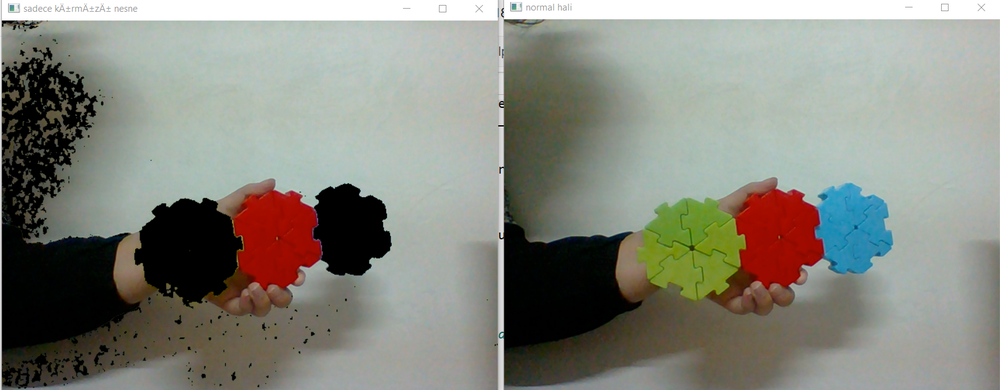
#> input picture odev2_sonuc.PNG, 1000 x 390 px, shrunk from 1613 x 629 before the run, given in place of the camera
$ python goruntu_isleme_odev2.py
#> lines starting #> are read from the running program, lines starting #| are printed output that depends on the picture; after the words box and inside, x2 and y2 are one past the last pixel; in counts of white or black regions, pixels touching at a corner belong together
#!/usr/bin/env python
# coding: utf-8

# In[4]:


import cv2
import numpy as np


camera = cv2.VideoCapture(0)

while True:
    # Video akışından kare alma
    ret, frame = camera.read()
#> frame is the input picture: shape (390, 1000, 3); mean B, G, R 126.6, 135.9, 134.7

    #  HSV renk uzayına çevirme
    hsv_frame = cv2.cvtColor(frame, cv2.COLOR_BGR2HSV)
#> hsv_frame: shape (390, 1000, 3); mean H, S, V 47.6, 50.9, 142.8

    # Kırmızı renk aralığı
    red_lower = np.array([0, 100, 100])
    red_upper = np.array([10, 255, 255])

    # Yeşil renk aralığı
    green_lower = np.array([30, 40, 40])
    green_upper = np.array([80, 255, 255])

    # Mavi renk aralığı
    blue_lower = np.array([90, 50, 50])
    blue_upper = np.array([120, 255, 255])

    #  maskeleme
    red_mask = cv2.inRange(hsv_frame, red_lower, red_upper)
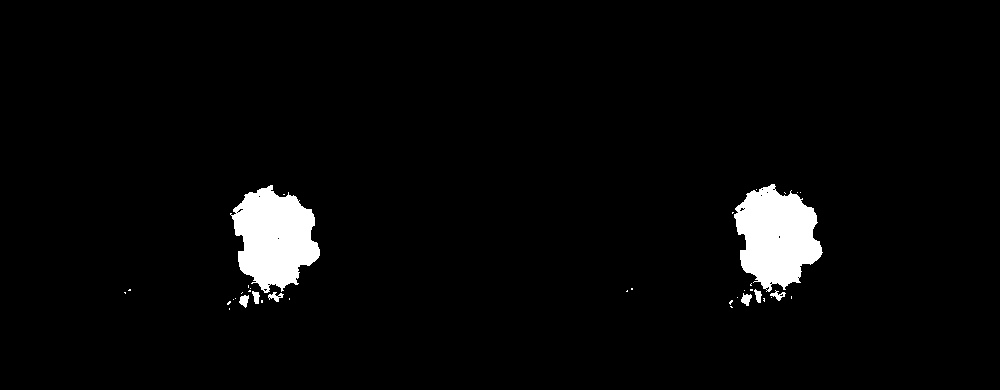
#> red_mask: shape (390, 1000); 3.4% white; 37 white regions (29 under 20 px), largest, box (x1, y1, x2, y2) and area: (734, 184, 823, 292) 6371, (230, 185, 320, 293) 6363, (741, 293, 752, 306) 87
    green_mask = cv2.inRange(hsv_frame, green_lower, green_upper)
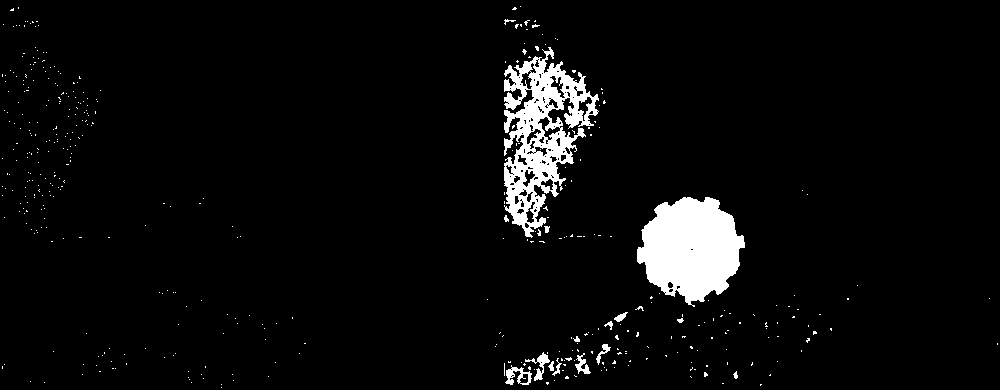
#> green_mask: shape (390, 1000); 4.6% white; 432 white regions (416 under 20 px), largest, box (x1, y1, x2, y2) and area: (637, 197, 745, 307) 8133, (504, 47, 599, 238) 7648, (505, 365, 532, 385) 250
    blue_mask = cv2.inRange(hsv_frame, blue_lower, blue_upper)
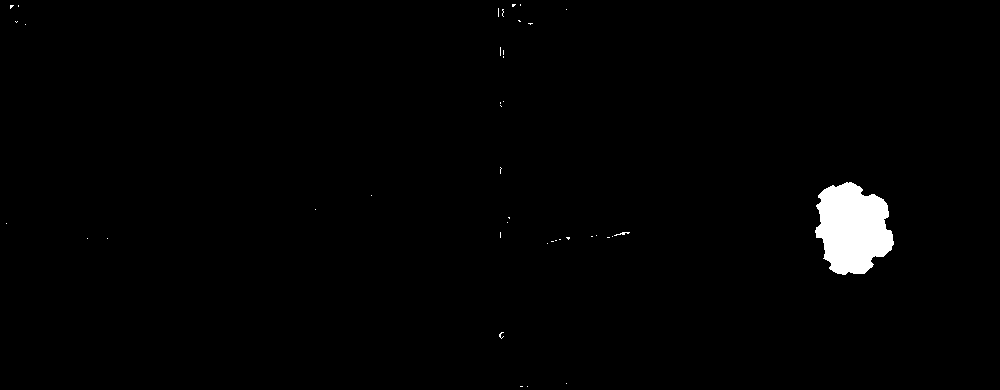
#> blue_mask: shape (390, 1000); 1.4% white; 41 white regions (39 under 20 px), largest, box (x1, y1, x2, y2) and area: (815, 182, 894, 275) 5310, (614, 232, 630, 236) 26

    # Yeşil ve mavi renkleri siyahlaştırma
    result_frame = cv2.bitwise_and(frame, frame, mask=~(green_mask | blue_mask))
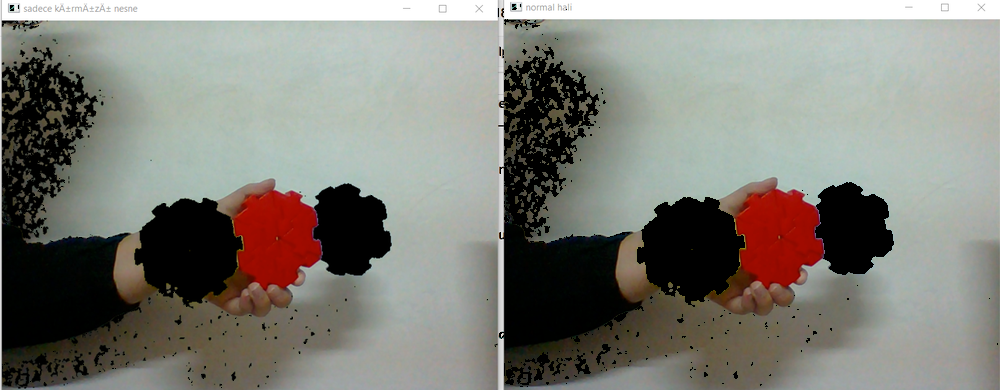
#> result_frame: shape (390, 1000, 3); mean B, G, R 121.7, 128.9, 129.7

    # görüntüyü gösterme
    cv2.imshow("normal hali",frame)
    cv2.imshow('sadece kırmızı nesne ', result_frame)

    #  döngüden çıkmak için 'q' ya bas
    if cv2.waitKey(1) & 0xFF == ord('q'):
#> (key q is pressed here)
        break

# Kamerayı serbest bırakın ve pencereleri kapatın
camera.release()
cv2.destroyAllWindows()


# In[ ]:
